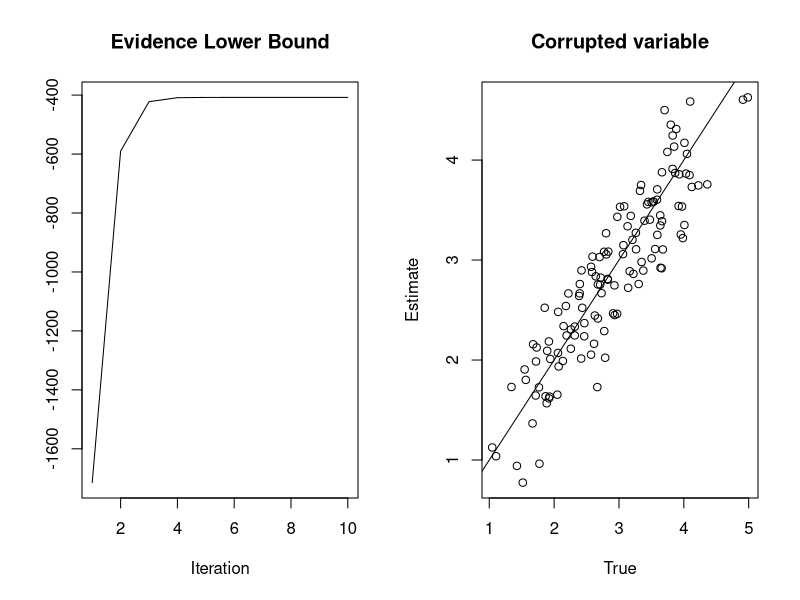

R code for this plot:
simplereg = function(y, v, prior=NULL, maxiter=1000, tol=1e-4, n_grid=1e3)
{
  # Estimate parameters of yi=b0+b1*xi+ei where (vi,yi) is observed instead of (xi,yi)
  N = length(y)
  
  # Hyperparameters
  if (is.null(prior))
  {
    sig2v = 0.1
    sig2beta = sig2mu = 100
    axi = bxi = asig = bsig = 1e-3
  }
  else
  {
    sig2v = prior$sig2v
    sig2beta = prior$sig2beta
    sig2mu = prior$sig2mu
    axi = prior$axi
    bxi = prior$bxi
    asig = prior$asig
    bsig = prior$bsig
  }
  
  # Initialize variational parameters
  mutl = mean(v)
  axitl = axi + (N/2)
  asigtl = asig + (N/2)
  xi.ratio = axi/bxi
  sig.ratio = asig/bsig
  mubeta.q = rep(0, 2)
  sigbeta.q = diag(rep(10, 2))
  
  # Update as
  lb = rep(0, maxiter)
  lbold = -Inf
  for (iter in 1:maxiter)
  {
    # denoised value
    varx = 1/(xi.ratio+(1/sig2v)+sig.ratio*(mubeta.q^2+diag(sigbeta.q))[2])
    ex = varx*(xi.ratio*mutl + v/sig2v + sig.ratio*mubeta.q[2]*(y-mubeta.q[1]))
    EX = cbind(1, ex)
    EXX = matrix(c(N, sum(ex), sum(ex), sum(ex^2+varx)),2,2)
    
    # beta
    sigbeta.q = solve(diag(rep(1/sig2beta,2))+sig.ratio*EXX)
    mubeta.q = drop(sig.ratio*sigbeta.q%*%t(EX)%*%y)
    
    # mu
    sig2mutl = 1/((1/sig2mu)+N*xi.ratio)
    mutl = sig2mutl*xi.ratio*sum(ex)
    
    # xi
    bxitl = bxi + 0.5*(sum((ex-mutl)^2)+N*(varx+sig2mutl))
    xi.ratio = axitl/bxitl
    
    # sigma
    cpterm = sum(y^2) - 2*sum(y*(EX%*%mubeta.q)) + sum(diag(EXX%*%(outer(mubeta.q,mubeta.q)+sigbeta.q)))
    bsigtl = bsig + 0.5*cpterm
    sig.ratio = asigtl/bsigtl
    
    # ELBO
    lbnew = -0.5*N*log(2*pi) - 0.5*N*(log(bsigtl)-digamma(asigtl)) - 0.5*sig.ratio*cpterm
    lbnew = lbnew - 0.5*N*log(2*pi) - 0.5*N*log(sig2v) - 0.5*(sum((v-ex)^2)+N*varx)/sig2v
    lbnew = lbnew - 0.5*N*(log(bxitl)-digamma(axitl)) - 0.5*xi.ratio*(sum((ex-mutl)^2)+N*(varx+sig2mutl))
    lbnew = lbnew + 0.5*N*log(varx) + 0.5*N
    lbnew = lbnew - log(sig2beta) - 0.5*sum(mubeta.q^2+diag(sigbeta.q))/sig2beta
    lbnew = lbnew + 0.5*determinant(sigbeta.q,logarithm=TRUE)$modulus[1] + 1
    lbnew = lbnew - 0.5*log(sig2mu) - 0.5*(mutl^2+sig2mutl)/sig2mu
    lbnew = lbnew + 0.5*log(sig2mutl) + 0.5
    lbnew = lbnew - lgamma(axi) + axi*log(bxi) - (axi+1)*(log(bxitl)-digamma(axitl)) - xi.ratio*bxi
    lbnew = lbnew + lgamma(axitl) - axitl*log(bxitl) + (axitl+1)*(log(bxitl)-digamma(axitl)) + xi.ratio*bxitl
    lbnew = lbnew - lgamma(asig) + asig*log(bsig) - (asig+1)*(log(bsigtl)-digamma(asigtl)) - sig.ratio*bsig
    lbnew = lbnew + lgamma(asigtl) - asigtl*log(bsigtl) + (asigtl+1)*(log(bsigtl)-digamma(asigtl)) + sig.ratio*bsigtl
    lb[iter] = lbnew
    if (lbnew>lbold & lbnew-lbold<tol) break
    lbold = lbnew
  }
  lb = lb[1:iter]
  return(list(lb=lb, ex=ex, varx=varx, mubeta.q=mubeta.q, sigbeta.q=sigbeta.q))
}

# y = b0 + b1x
set.seed(10)
N = 130
RR = 0.8
xi2 = 0.8
sig2v = xi2/RR-xi2
mux = 3
beta = c(0.5, 1.1)
x = rnorm(N, mux, sqrt(xi2))
v = rnorm(N, x, sqrt(sig2v))
y = cbind(1,x)%*%beta + rnorm(N)
result = simplereg(y,v)
par(mfrow=c(1,2))
plot(result$lb,xlab="Iteration",ylab="",main="Evidence Lower Bound", type="l")
plot(x,result$ex,xlab="True",ylab="Estimate",main="Corrupted variable")
lines(-10:10,-10:10)
result$mubeta.q